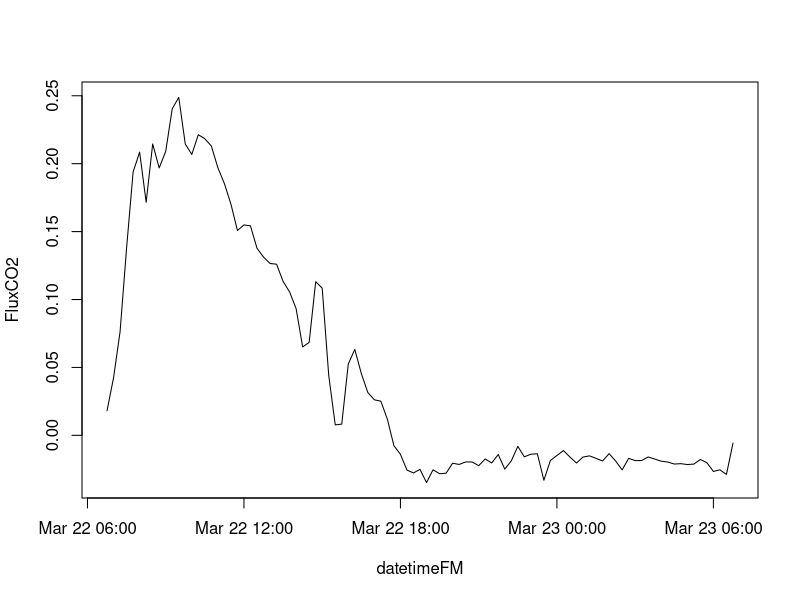
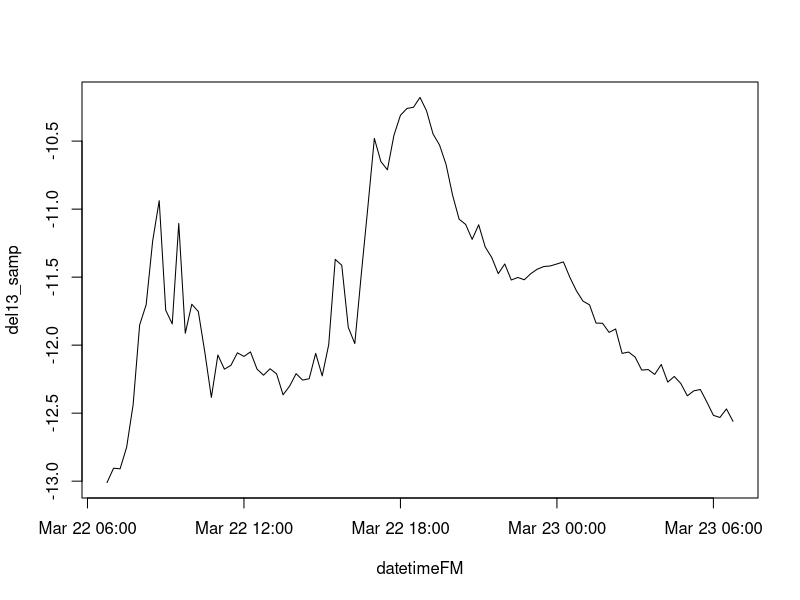

Here is the R script that generated these plots, in order:
# The goal is to time match chaber13C flux dataframes with chamber CO2 data frames

delta_FM <- read.csv("calculated_data/deltaflux_fm.csv")
  delta_FM$datetimeFM <- lubridate::ymd_hms(delta_FM$datetimeFM,tz='UTC')

chamflux_FM <- read.csv("calculated_data/chamflux_fm.csv") 
  chamflux_FM$datetime <- lubridate::ymd_hms(chamflux_FM$datetime,tz='UTC')
  chamflux_FM$date <- as.Date(chamflux_FM$date,tz='UTC')
  chamflux_FM$datetimeFM <- lubridate::ymd_hms(chamflux_FM$datetimeFM,tz='UTC')
  chamflux_FM$chamber <- as.factor(chamflux_FM$chamber)

##try to merge the best we can at 15 min, need unique id
#both dataframes should be formatted at proper 15m interval

###issue is with ref and sample in chamb flux(need to split by reg and sample and make new columns)
##then merge will work

xsicalc_func <- function(xsi_dfr){
  
  xsi_dfr$CO2_total <- (xsi_dfr$CorrConcA_Avg + xsi_dfr$CorrConcB_Avg)/(1-0.00474)
  
  #seperate ref and sample lines for calculations
  xsi_a <- xsi_dfr[xsi_dfr$line=="ref",]
    colnames(xsi_a)[(names(xsi_a) == "Corrdel13C_Avg")] <- "del13_ref"
    colnames(xsi_a)[(names(xsi_a) == "CO2_total")] <- "CO2_total_ref"
  
  xsi_b <- xsi_dfr[xsi_dfr$line=="samp",]
    colnames(xsi_b)[(names(xsi_b) == "Corrdel13C_Avg")] <- "del13_samp"
    colnames(xsi_b)[(names(xsi_b) == "CO2_total")] <- "CO2_total_samp"
  
  #new dfr with xsi, deltadiff, DELTA, and timestamp for matching
  deltadiff<- xsi_b$del13_samp - xsi_a$del13_ref
  xsi <- xsi_b$CO2_total_samp/(xsi_a$CO2_total_ref - xsi_b$CO2_total_samp)
  
  xsi_calc <-data.frame(cbind(deltadiff, xsi))
  xsi_calc$DELTA <- (1000 * xsi_calc$xsi * xsi_calc$deltadiff)/
                        (1000+xsi_b$del13_samp-(xsi_calc$xsi*xsi_calc$deltadiff))
  xsi_calc$datetimeFM <- lubridate::ymd_hms(xsi_a$datetimeFM,tz='UTC')
  xsi_calc$chamber <- as.factor(xsi_a$chamber)
  xsi_calc$id <- xsi_a$id
  xsi_calc$del13_samp <- xsi_b$del13_samp
  
  return(xsi_calc)
}

cham_xsi <- xsicalc_func(delta_FM)

### what is the delta for phloem (just sample?)
### merge this data set with cham flux and calculate gmes canopy
### can add back delta sample to this also to get Aweighted discrimination

#dates wrong for campaign 2

cham_gmes <- merge(cham_xsi, chamflux_FM, by=c("chamber", "id", "datetimeFM"))

test1 <- cham_xsi[cham_xsi$id=="1-1" ,]
  test1 <- test1[order(test1$datetimeFM),]
  
test2 <- chamflux_FM[chamflux_FM$id=="1-1",]
  test2 <- test2[order(test2$datetimeFM),]
  
test_merge <- merge(test1, test2, by=c("chamber", "id", "datetimeFM"))

testcham <- cham_gmes[cham_gmes$chamber==12 & cham_gmes$month =="March",]
with(testcham, plot(FluxCO2~datetimeFM, type='l'))
with(testcham, plot(del13_samp~datetimeFM, type='l'))
